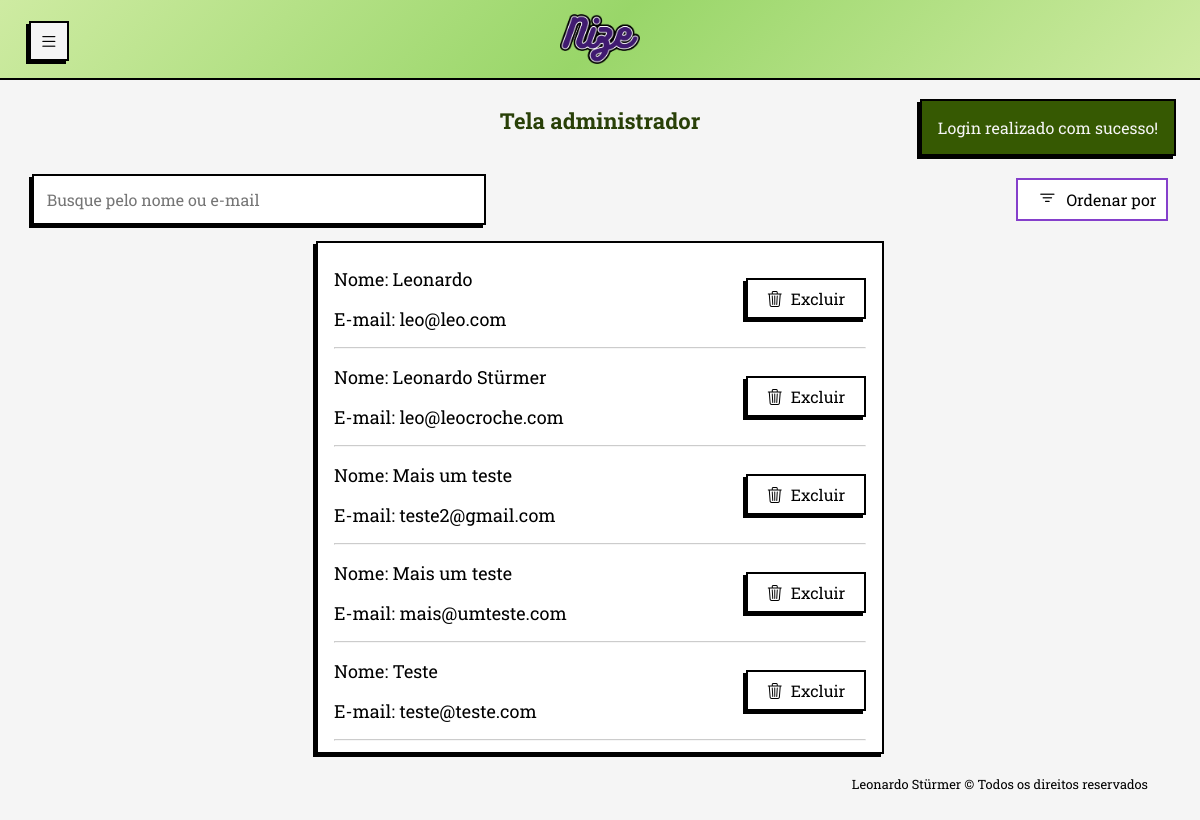
Page /php/view/admin/dashboard_administrador.php (signed in) on the committed database.
### tables this page shows
CREATE TABLE usuario (
            id_usuario INTEGER PRIMARY KEY AUTOINCREMENT NOT NULL,
            login TEXT NOT NULL UNIQUE,
            senha TEXT NOT NULL, 
            nome TEXT NOT NULL,
            nome_loja TEXT NULL,
            aceita_visualizacao INTEGER NULL,
            nome_visualizacao VARCHAR (50) UNIQUE, 
            telefone VARCHAR(20),
            tipo_usuario INTEGER,
            created_at TIMESTAMP NOT NULL DEFAULT CURRENT_TIMESTAMP
    );

### php/persistence/conexaoBanco.class.php (called while the page is built, shortened)
<?php
class ConexaoBanco extends PDO {
    private static $instancia = null;
    public static function getInstancia() {
        if (!isset(self::$instancia)) {
            try {
                $caminhoBanco = __DIR__ . '/nize_database.db';
                $dsn = "sqlite:" . $caminhoBanco;
                self::$instancia = new ConexaoBanco($dsn, null, null);
                self::$instancia->setAttribute(PDO::ATTR_ERRMODE, PDO::ERRMODE_EXCEPTION);
                self::$instancia->setAttribute(PDO::ATTR_DEFAULT_FETCH_MODE, PDO::FETCH_ASSOC);
            } catch (PDOException $e) {
                $msg_erro = urlencode("Erro ao conectar com o banco SQLite: " . $e->getMessage());
                header("location:../view/general/erro.php?msg=" . $msg_erro);
                exit;
            }
        }
        return self::$instancia;
    }
}

### php/dao/usuariodao.class.php (called while the page is built, shortened)
<?php
require_once __DIR__ . '/../persistence/conexaoBanco.class.php';
class UsuarioDAO
{
    private $conexao;
    public function __construct()
    {
        $this->conexao = ConexaoBanco::getInstancia();
    }
    public function buscarUsuarios()
    {
        try {
            $sql = $this->conexao->prepare("SELECT id_usuario, login, nome, tipo_usuario FROM usuario ORDER BY nome COLLATE NOCASE ASC");
            $sql->execute();
            return $sql->fetchAll(PDO::FETCH_ASSOC);
        } catch (PDOException $e) {
            echo "Erro ao buscar.";
            exit;
        }
    }
}

### php/view/admin/dashboard_administrador.php (the view, shortened to what this page needs)
<?php
require_once '../../dao/usuariodao.class.php';
$usuarioDAO = new UsuarioDAO();
$lista_usuarios = $usuarioDAO->buscarUsuarios();
?>
<!DOCTYPE html>
<html lang="pt-br">
<head>
    <link rel="stylesheet" href="../../../css/normalize.css">
    <link rel="stylesheet" href="../../../css/query.css">
    <link rel="stylesheet" href="../../../css/style.css">
    <link rel="stylesheet" href="../../../css/sidebar.css">
    <link rel="stylesheet" href="https://cdn.jsdelivr.net/npm/bootstrap-icons@1.13.1/font/bootstrap-icons.min.css">
</head>
<body>
    <header id="header-mobile">
        <div class="container-header">
            <a href="#" data-resize-btn-mobile class="btn-menu" title="Esconder/expandir menu">
                <i class="bi bi-list"></i>
            </a>
            <a href="../general/tela_inicial.php" class="link-logo-header" title="Tela inicial">
                <img src="../../../img/logo/nize_new.png" alt="Nize logotipo" id="logo-header">
            </a>
        </div>
    </header>
    <main class='conteudo-pagina'>
        <?php
        if (isset($_SESSION["msg"])) {
            echo "<div id='session-msg'>" . $_SESSION['msg'] .  "</div>";
        }
        ?>
        <h1 class="h1-admin">Tela administrador</h1>
        <div class="filters-admin">
            <form onsubmit="return false;" id="form-pesquisa-usuarios" class="form-pesquisa-usuarios">
                <input type="text" id="pesquisa-usuarios" placeholder="Busque pelo nome ou e-mail " autocomplete="off">
            </form>
            <details class="filtros-produtos">
                <summary><span class="bi bi-filter"></span>Ordenar por</summary>
            </details>
        </div>
        <div class="main-administrador">
            <div id="lista_usuarios_cadastrados">
                <?php
                foreach ($lista_usuarios as $usuarioCadastrado):
                    if ((int)$usuarioCadastrado['tipo_usuario'] !== 1):
                ?>
                        <div class='usuario_cadastrado'>
                            <div class="texto-users">
                                <p>
                                    Nome: <?php echo $usuarioCadastrado['nome'] ?> <br>
                                    E-mail: <?php echo $usuarioCadastrado['login'] ?> <br>
                                </p>
                            </div>
                            <div class="btns-admin-user">
                                <form action="../../controller/usuarioControle.php?op=excluirUsuario&id=<?php echo $usuarioCadastrado['id_usuario'] ?>" method="post">
                                    <button class="btn-excluir" type="submit"><span class="bi bi-trash3"></span>Excluir</button>
                                </form>
                            </div>
                        </div>
                        <hr>
                    <?php endif; ?>
                <?php endforeach; ?>
            </div>
        </div>
        <footer>Leonardo Stürmer &copy; Todos os direitos reservados</footer>
    </main>
</body>
</html>

### css/query.css (style rules this page uses)
@media screen and (max-width: 1280px) { main { margin-top: 1.5em; margin-left: 1em; } }
@media screen and (max-width: 1280px) { main.conteudo-pagina { margin: 3em 0; padding: 2em 2em; } }
@media screen and (max-width: 1280px) { .success-msg, .error-msg { color: whitesmoke; border: 2px solid black; box-shadow: var(--box-shadow); font-size: 16px; position: absolute; top: 3.2em; right: 1.5em; width: fit-content; max-width: 300px; padding: 0.8em 1rem; z-index: 99999; } }
@media screen and (max-width: 1280px) { h1 { font-size: 22px; } }
@media screen and (max-width: 1280px) { .btn-menu { position: fixed; left: 1em; top: 0.5em; } }

### css/style.css (style rules this page uses)
.filters-admin { display: flex; justify-content: space-between; align-items: baseline; margin-bottom: 1em; }
.filtros-produtos { border: var(--border-focus-purple); padding: 0.2em 0.6em; background-color: white; }
.filtros-produtos summary { list-style: none; display: flex; align-items: center; }
.filtros-produtos summary span { font-size: 1.2em; margin-right: 0.5em; }
#form-pesquisa-produtos, #form-pesquisa-pedidos, #form-pesquisa-usuarios { position: relative; display: inline-block; margin-top: 0.8em; width: 40%; background-color: white; }
#pesquisa-produtos, #pesquisa-pedidos, #pesquisa-usuarios { border: var(--border); box-shadow: var(--box-shadow); padding: 0.8em; font-size: 16px; width: 100%; }
details > summary { list-style: none; }
.btn-excluir { width: 120px; margin: 0 auto; background-color: white; color: black; }
.h1-admin { text-align: center; }
.main-administrador { display: block; line-height: 2.5em; border: var(--border); box-shadow: var(--box-shadow); background-color: white; padding: 1em; width: 50%; max-height: 100%; overflow-x: hidden; overflow-y: scroll; margin: 0 auto; }
.usuario_cadastrado { display: flex; align-items: center; justify-content: space-between; }
.usuario_cadastrado .texto-users { text-align: left; align-self: center; }
.usuario_cadastrado span.bi { margin-left: 0; }

### css/sidebar.css (style rules this page uses)
* { margin: 0; padding: 0; box-sizing: border-box; }
body { --sb-width: 8rem; font-family: system-ui, sans-serif; font-size: 16px; line-height: 1.7; }
header { visibility: hidden; width: 0em; }
#logo-header { width: 80px; margin: 0em auto; transition: width 0.4s ease-in-out, transform 0.8s ease-in-out, opacity 0.4s ease-in-out; transform: rotate(0deg); }
.link-logo-header, .link-logo-header:hover { background-color: transparent; border: none; box-shadow: none; align-content: center; }
.container-header { background: linear-gradient(134deg,rgba(206, 235, 162, 1) 0%, rgba(153, 214, 105, 1) 50%, rgba(206, 235, 162, 1) 100%); border-bottom: var(--border); display: flex; flex-direction: row; justify-content: center; width: 100%; transition: border 0.3s ease-in-out; }
#header-mobile .btn-menu i { margin-top: -5px; padding: 0; font-size: 1.2em; }
.btn-menu { background-color: whitesmoke; color: black; padding: 0.5em; width: 2.5em; height: 2.5em; display: flex; flex-direction: column; align-content: center; justify-content: space-between; }
main { transition: margin-left 0.4s ease-in-out; }
@media (min-width: 0px) { main { margin-left: var(--sb-width); } }
@media screen and (max-width: 1280px) { header { visibility: visible; position: fixed; top: 0; z-index: 9999; display: flex; flex-direction: row; width: 100dvw; height: 5em; } }

### rows in the picture
usuario: nome "Leonardo", login "leo@leo.com"
usuario: nome "Leonardo Stürmer", login "leo@leocroche.com"
usuario: nome "Mais um teste", login "teste2@gmail.com"
usuario: nome "Mais um teste", login "mais@umteste.com"
usuario: nome "Teste", login "teste@teste.com"

### other values in the picture
$_SESSION['msg'] "Login realizado com sucesso!"
